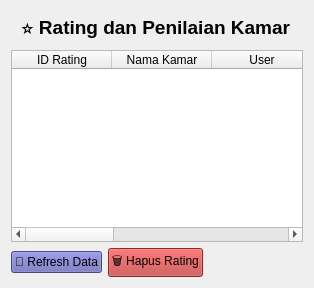
     <widget class="QWidget" name="tabRatings">
      <attribute name="title">
       <string>Rating Kamar</string>
      </attribute>
      <layout class="QVBoxLayout" name="layoutRatings">
       <item>
        <widget class="QLabel" name="lblRatingTitle">
         <property name="styleSheet">
          <string notr="true">font-size: 14pt; font-weight: bold; padding: 5px;</string>
         </property>
         <property name="text">
          <string>⭐ Rating dan Penilaian Kamar</string>
         </property>
        </widget>
       </item>
       <item>
        <widget class="QTableWidget" name="tableRatings">
         <property name="editTriggers">
          <set>QAbstractItemView::NoEditTriggers</set>
         </property>
         <property name="selectionBehavior">
          <enum>QAbstractItemView::SelectRows</enum>
         </property>
         <column>
          <property name="text">
           <string>ID Rating</string>
          </property>
         </column>
         <column>
          <property name="text">
           <string>Nama Kamar</string>
          </property>
         </column>
         <column>
          <property name="text">
           <string>User</string>
          </property>
         </column>
         <column>
          <property name="text">
           <string>Rating</string>
          </property>
         </column>
         <column>
          <property name="text">
           <string>Review</string>
          </property>
         </column>
         <column>
          <property name="text">
           <string>Tanggal</string>
          </property>
         </column>
        </widget>
       </item>
       <item>
        <layout class="QHBoxLayout" name="layoutRatingButtons">
         <item>
          <widget class="QPushButton" name="btnRefreshRatings">
           <property name="styleSheet">
            <string notr="true">background-color: rgb(100,100,180);</string>
           </property>
           <property name="text">
            <string>🔄 Refresh Data</string>
           </property>
          </widget>
         </item>
         <item>
          <widget class="QPushButton" name="btnDeleteRating">
           <property name="styleSheet">
            <string notr="true">background-color: rgb(190,60,60);</string>
           </property>
           <property name="text">
            <string>🗑️ Hapus Rating</string>
           </property>
          </widget>
         </item>
         <item>
          <spacer name="horizontalSpacerRating">
           <property name="orientation">
            <enum>Qt::Horizontal</enum>
           </property>
           <property name="sizeHint" stdset="0">
            <size>
             <width>40</width>
             <height>20</height>
            </size>
           </property>
          </spacer>
         </item>
        </layout>
       </item>
      </layout>
     </widget>
